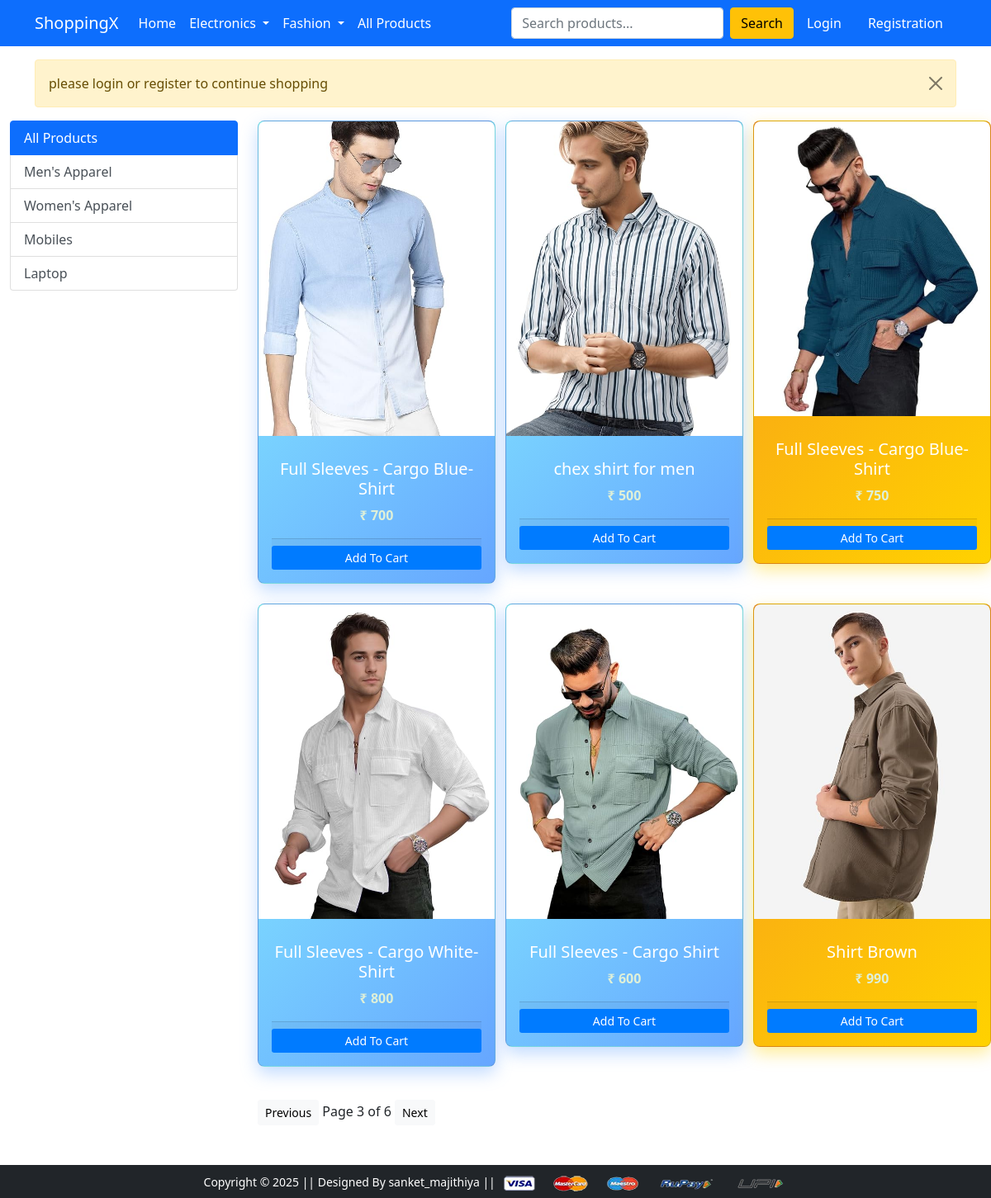
The page /homepage?page=3 on the database its author committed.
### Store/models/category.py (models this page shows, shortened)
class Category(models.Model):
    Name = models.CharField(max_length=100)
    @staticmethod
    def get_all_categories():
        return Category.objects.all()

### Store/models/product.py (models this page shows, shortened)
class Product(models.Model):
    Name = models.CharField(max_length=50)
    Price = models.IntegerField(default=0)
    category = models.ForeignKey(Category,on_delete=models.CASCADE, default=1)
    Description = models.CharField(max_length=200, default='',null=True, blank=True)
    Image = models.ImageField(upload_to='uploads/products/')
    @staticmethod
    def get_all_products():
        return Product.objects.all()

### Store/views/home.py (the view, shortened to what this page needs)
# urls.py: path('homepage',Index.as_view(),name='homepage'),
class Index(View):
    def get(self, request):
        if not request.session.get('customer'):
            messages.warning(request, "please login or register to continue shopping")
        cart = request.session.get('cart', {})
        Category_id = request.GET.get('category')
        if Category_id == "all":
            request.session.pop('selected_category', None)
            Category_id = None
        elif Category_id and Category_id.isdigit():
            category_obj = Category.objects.filter(id=Category_id).first()
            if category_obj:
                request.session['selected_category'] = category_obj.Name
        else:
            Category_id = None
        categories = cache.get('categories', None)
        if not categories:
            categories = Category.get_all_categories()
            cache.set('categories', categories, timeout=300)
        search_query = request.GET.get('search')
        price_query = None
        if search_query and search_query.isdigit():
            price_query = float(search_query)
        cache_key = f'products_{Category_id}_{search_query}_{price_query}'
        products = cache.get(cache_key)
        if not products:
            if Category_id:
                products = Product.get_all_products_by_categoryid(int(Category_id))
            elif price_query is not None:
                products = Product.objects.filter(Price__lte=price_query).order_by('id')
            elif search_query:
                products = Product.objects.filter(Name__icontains=search_query).order_by('id')
            else:
                products = Product.get_all_products().order_by('id')
            cache.set(cache_key, products, timeout=300)
        paginator = Paginator(products, 6)
        page_number = request.GET.get('page')
        paginated_products = paginator.get_page(page_number)
        data = {
            'products': paginated_products,
            'categories': categories,
            'selected_category': request.session.get('selected_category'),
            'search_query': search_query,
        }
        return render(request, 'index.html', data)

### Store/context_processors.py (called while the page is built)
def selected_category_context(request):
    return {
        'selected_category': request.session.get('selected_category', None)
    }

### Store/templatetags/custom_filter.py (called while the page is built)
@register.filter(name='currency')
def currency(number):
    print(number)
    return "₹ "+str(number)

### Store/templates/index.html (shortened to what this page needs)
{% extends "base.html" %}
{% block content %}
{% load cart %}
{% load custom_filter %}
<div class="container-fluid mt-3">
  <div class="row">
    <div class="col-lg-3 mx-auto">
      <div class="list-group">
        <a href="{% url 'homepage' %}?category=all" class="list-group-item list-group-item-action {% if not selected_category %}active{% endif %}">
          All Products
        </a>
        {% for category in categories %}
          <a href="{% url 'homepage' %}?category={{ category.Name }}{% if search_query %}&search={{ search_query }}{% endif %}"
             class="list-group-item list-group-item-action {% if selected_category == category.Name %}active{% endif %}">
            {{ category.Name }}
          </a>
        {% endfor %}
      </div>
    </div>
    <div id="products" class="col-lg-9 mx-auto">
      <div class="row">
        {% for product in products %}
          <div class="col-md-4 mb-4">
            <div class="card mx-auto card-gradient{{ forloop.counter|add:'0'|divisibleby:3|yesno:'3,2,1' }}" id="card-{{ product.id }}" style="width: 18rem;">
              <img class="card-img-top" src="{{ product.Image.url }}" loading="lazy" alt="{{ product.Name }}">
              <div class="card-body">
                <h5 class="card-title">{{ product.Name }}</h5>
                <p class="card-text"><strong>{{ product.Price|currency }}</strong></p>
                <div class="card-footer p-0">
                  {% if product|is_in_cart:request.session.cart %}
                    <div class="row no-gutters align-items-center">
                      <form action="#card-{{ product.id }}" method="post" class="col-2">
                        {% csrf_token %}
                        <input type="hidden" name="product" value="{{ product.id }}">
                        <input type="hidden" name="remove" value="True">
                        <input type="submit" value=" - " class="btn btn-secondary-custom btn-sm btn-block">
                      </form>
                      <div class="text-center col">{{ product|cart_quantity:request.session.cart }}</div>
                      <form action="#card-{{ product.id }}" method="post" class="col-2">
                        {% csrf_token %}
                        <input type="hidden" name="product" value="{{ product.id }}">
                        <input type="submit" value=" + " class="btn btn-secondary-custom btn-sm btn-block">
                      </form>
                    </div>
                  {% else %}
                    <form action="#card-{{ product.id }}" method="post">
                      <input type="submit" class="btn btn-primary-custom btn-sm btn-block mt-2" value="Add To Cart">
                    </form>
                  {% endif %}
                </div>
              </div>
            </div>
          </div>
        {% endfor %}
      </div>
      <div class="pagination mt-3">
        <span class="page-links">
          {% if products.has_previous %}
            <a href="?page={{ products.previous_page_number }}{% if selected_category %}&category={{ selected_category }}{% endif %}{% if search_query %}&search={{ search_query }}{% endif %}" class="btn btn-sm btn-light">Previous</a>
          {% endif %}
          <span class="current-page">
            Page {{ products.number }} of {{ products.paginator.num_pages }}
          </span>
          {% if products.has_next %}
            <a href="?page={{ products.next_page_number }}{% if selected_category %}&category={{ selected_category }}{% endif %}{% if search_query %}&search={{ search_query }}{% endif %}" class="btn btn-sm btn-light">Next</a>
          {% endif %}
        </span>
      </div>
    </div>
  </div>
</div>
{% endblock %}

### Store/templates/index.html (style rules this page uses)
.card-gradient2 { background: linear-gradient(135deg, #89f7fe, #66a6ff); color: white; box-shadow: 0 8px 20px rgba(102, 166, 255, 0.4); }
.card-gradient3 { background: linear-gradient(135deg, #f7971e, #ffd200); color: white; box-shadow: 0 8px 20px rgba(255, 210, 0, 0.4); }
.card { position: relative; transition: all 0.3s ease; border-radius: 8px; overflow: hidden; }
.card::before { content: ""; position: absolute; top: 0; left: 0; width: 100%; height: 40%; background: linear-gradient(135deg, rgba(255, 255, 255, 0.2), rgba(0,0,0,0.1)); z-index: 0; pointer-events: none; }
.card-img-top { position: relative; z-index: 1; background-color: transparent; border-top-left-radius: 8px; border-top-right-radius: 8px; margin-bottom: 12px; }
.card-body, .card-footer { position: relative; z-index: 2; }
.btn-primary-custom { background-color: #007bff; color: white; border: none; }
.btn-block { width: 100%; }
.card-gradient1 .card-text, .card-gradient2 .card-text, .card-gradient3 .card-text { color: #dff0d8; font-weight: 700; text-align: center; }
.card-title { text-align: center; }

### rows shown on the page
Category: Name "Men's Apparel"
Category: Name "Women's Apparel"
Category: Name "Mobiles"
Category: Name "Laptop"
Product: Image (picture), Name "Full Sleeves - Cargo Blue-Shirt", Price "₹ 700"
Product: {{ product.id }} 18 (drawn), Image (picture), Name "chex shirt for men", Price "₹ 500"
Product: Image (picture), Name "Full Sleeves - Cargo Blue-Shirt", Price "₹ 750"
Product: Image (picture), Name "Full Sleeves - Cargo White-Shirt", Price "₹ 800"
Product: Image (picture), Name "Full Sleeves - Cargo Shirt", Price "₹ 600"
Product: Image (picture), Name "Shirt Brown", Price "₹ 990"

### other values the page prints
{{ message }} "please login or register to continue shopping"
{{ products.number }} "3"
{{ products.paginator.num_pages }} "6"
